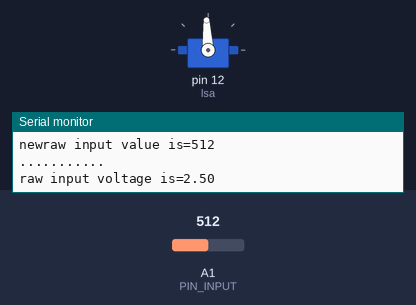
Recording of a sketch running on a simulated Arduino Uno, built with avr-gcc and run on an emulated ATmega328P. Parts: servo, the last lines printed to the serial monitor. The inputs (shaded band) are chosen by the test bench; at power-on: A1 (PIN_INPUT) = 512.

Above: at 1.2 s.
1.3 s: A1 (PIN_INPUT) set to 122
At 2.3 s:
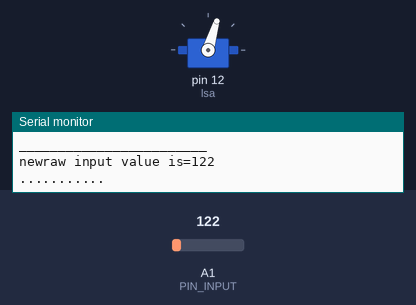
2.9 s: A1 (PIN_INPUT) set to 1023
At 3.6 s:
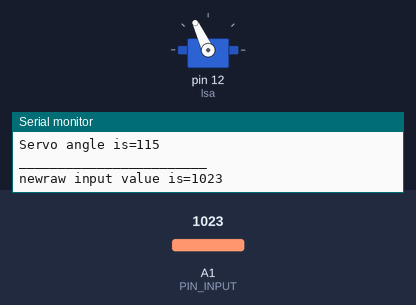
4.4 s: A1 (PIN_INPUT) set to 716
At 5.9 s:
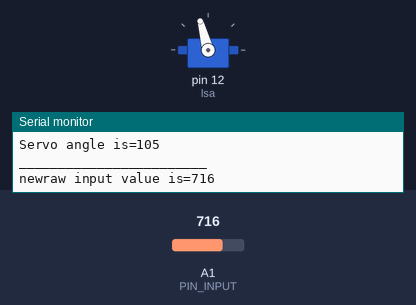
Timing chart, 0 to 7.4 s (numbered marks = the images above; inputs shaded):
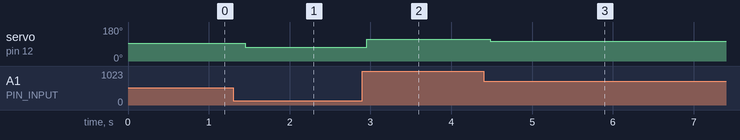

Measured:
- after the input at 1.3 s, servo on pin 12 (lsa): 93° → 73° after 0.15 s
- after the input at 2.9 s, servo on pin 12 (lsa): 73° → 115° after 0.05 s
- after the input at 4.4 s, servo on pin 12 (lsa): 115° → 105° after 0.08 s

The sketch:

MI_1abcdef.ino
```cpp
#include <PID_v1.h>
#include <Servo.h>

#define PIN_INPUT A1


Servo lsa;
//  LCD_pos;
int sval;
int RawInput = 0;
double RawV = 0;
double LCD_pos = 0;
double Kp = 1, Ki = 0, Kd = 0;
double Setpoint, Input, Output;
//int two;
PID myPID(&Input, &Output, &Setpoint, Kp, Ki, Kd, DIRECT);
//double LCD_pos =  map( LCD_pos, 0, 70, -35, 35);
void setup()
{
  Setpoint = 70;
  lsa.attach(12);
  myPID.SetMode(AUTOMATIC);
  Serial.begin(9600);


}

void loop()
{
  //two = digitalRead(2);
  RawInput = analogRead(PIN_INPUT);
  RawV =  RawInput * (5.0 / 1023.0);
  LCD_pos = ((RawV / 4.5) * 70);
  Input = LCD_pos ;
  myPID.Compute();
  sval = map(Output, 0, 70, 115, 65);
  lsa.write(sval);
  Serial.print("raw input value is=");
  Serial.println(RawInput);
  Serial.println("...........");
  Serial.print("raw input voltage is=");
  Serial.println(RawV);
  Serial.println("...................");
  Serial.print("LCD position is=");
  Serial.println(LCD_pos);
  Serial.println("........................");
  Serial.print("Servo angle is=");
  Serial.println(sval);
  Serial.println("________________________");
  Serial.print("new");
  //Serial.print(two);
}
```
